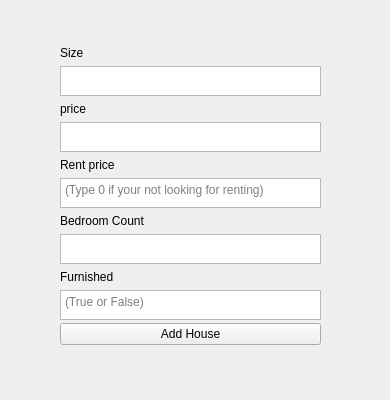
<?xml version="1.0" encoding="UTF-8"?>
<ui version="4.0">
 <class>SearchHouse</class>
 <widget class="QWidget" name="SearchHouse">
  <property name="geometry">
   <rect>
    <x>0</x>
    <y>0</y>
    <width>390</width>
    <height>400</height>
   </rect>
  </property>
  <property name="maximumSize">
   <size>
    <width>390</width>
    <height>400</height>
   </size>
  </property>
  <property name="windowTitle">
   <string>Saha Housings - Search for a House</string>
  </property>
  <widget class="QWidget" name="verticalLayoutWidget">
   <property name="geometry">
    <rect>
     <x>60</x>
     <y>40</y>
     <width>261</width>
     <height>311</height>
    </rect>
   </property>
   <layout class="QVBoxLayout" name="formLayout">
    <property name="spacing">
     <number>0</number>
    </property>
    <item>
     <widget class="QLabel" name="sizeLabel">
      <property name="maximumSize">
       <size>
        <width>16777215</width>
        <height>20</height>
       </size>
      </property>
      <property name="text">
       <string>Size</string>
      </property>
     </widget>
    </item>
    <item>
     <widget class="QTextEdit" name="sizeTextEdit">
      <property name="maximumSize">
       <size>
        <width>16777215</width>
        <height>30</height>
       </size>
      </property>
     </widget>
    </item>
    <item>
     <widget class="QLabel" name="priceLabel">
      <property name="maximumSize">
       <size>
        <width>16777215</width>
        <height>20</height>
       </size>
      </property>
      <property name="text">
       <string>price</string>
      </property>
     </widget>
    </item>
    <item>
     <widget class="QTextEdit" name="priceTextEdit">
      <property name="maximumSize">
       <size>
        <width>16777215</width>
        <height>30</height>
       </size>
      </property>
     </widget>
    </item>
    <item>
     <widget class="QLabel" name="rentPriceLabel">
      <property name="maximumSize">
       <size>
        <width>16777215</width>
        <height>20</height>
       </size>
      </property>
      <property name="text">
       <string>Rent price</string>
      </property>
     </widget>
    </item>
    <item>
     <widget class="QTextEdit" name="rentPriceTextEdit">
      <property name="maximumSize">
       <size>
        <width>16777215</width>
        <height>30</height>
       </size>
      </property>
      <property name="placeholderText">
       <string>(Type 0 if your not looking for renting)</string>
      </property>
     </widget>
    </item>
    <item>
     <widget class="QLabel" name="bedroomCountLabel">
      <property name="maximumSize">
       <size>
        <width>16777215</width>
        <height>20</height>
       </size>
      </property>
      <property name="text">
       <string>Bedroom Count</string>
      </property>
     </widget>
    </item>
    <item>
     <widget class="QTextEdit" name="bedroomCountTextEdit">
      <property name="maximumSize">
       <size>
        <width>16777215</width>
        <height>30</height>
       </size>
      </property>
     </widget>
    </item>
    <item>
     <widget class="QLabel" name="furnishedLabel">
      <property name="maximumSize">
       <size>
        <width>16777215</width>
        <height>20</height>
       </size>
      </property>
      <property name="text">
       <string>Furnished</string>
      </property>
     </widget>
    </item>
    <item>
     <widget class="QTextEdit" name="furnishedTextEdit">
      <property name="maximumSize">
       <size>
        <width>16777215</width>
        <height>30</height>
       </size>
      </property>
      <property name="placeholderText">
       <string>(True or False)</string>
      </property>
     </widget>
    </item>
    <item>
     <widget class="QPushButton" name="searchHouseButton">
      <property name="text">
       <string>Add House</string>
      </property>
     </widget>
    </item>
   </layout>
  </widget>
 </widget>
 <resources/>
 <connections/>
</ui>
